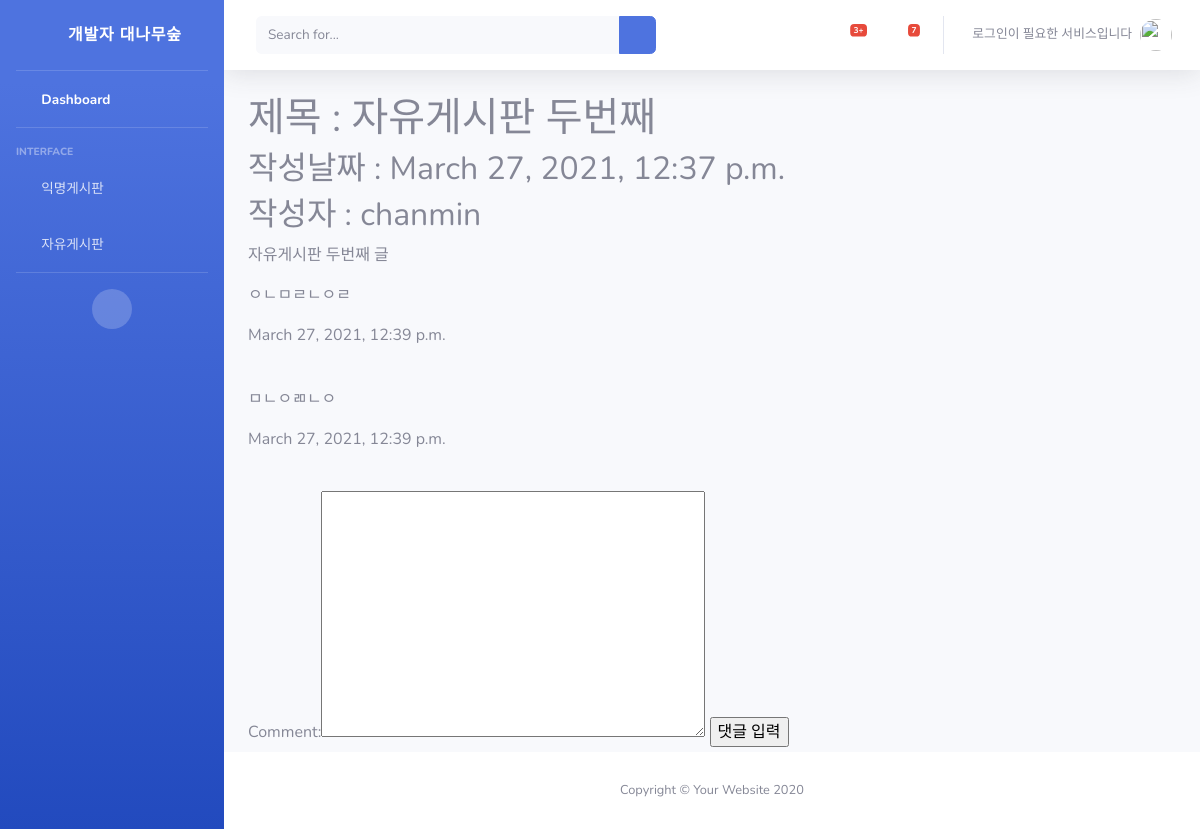
/freedetail/2, run on the app's committed database.
### snsapp/models.py (models this page shows, shortened)
class FreePost(models.Model) :
    title = models.CharField(max_length=200)
    body = models.TextField()
    date = models.DateTimeField(auto_now_add=True)
    author = models.ForeignKey(User, on_delete=models.CASCADE)

class FreeComment(models.Model):
    comment = models.TextField()
    date = models.DateTimeField(auto_now_add=True)
    post = models.ForeignKey(FreePost, null=True, blank=True, on_delete=models.CASCADE)
    def __str__(self) :
        return self.comment

### snsapp/views.py (the view)
# urls.py: path('freedetail/<int:post_id>', views.freedetail, name='freedetail'),
def freedetail(request, post_id):
    post_detail = get_object_or_404(FreePost, pk=post_id)
    comment_form = FreeCommentForm()
    return render(request, 'free_detail.html', {'post_detail':post_detail, 'comment_form':comment_form})

### snsapp/forms.py
class FreeCommentForm(forms.ModelForm) :
    class Meta :
        model = FreeComment
        fields = ['comment']

### snsapp/templates/free_detail.html (shortened to what this page needs)
{% extends 'base.html' %}
{% block content %}
<h1>제목 : {{ post_detail.title }}</h1>
<h2>작성날짜 : {{ post_detail.date}}</h2>
<h2>작성자 : {{ post_detail.author.username}}</h2>
<p>
    {{ post_detail.body }}
</p>
{% for comment in post_detail.freecomment_set.all %}
    <p>{{ comment }}</p>
    <p>{{ comment.date }}</p>
    <br/>
{% endfor %}
<form action="{% url 'new_freecomment' post_detail.id %}" method='POST'>
    {{ comment_form }}
    <input type="submit" value='댓글 입력'>
</form>
{% endblock %}

### data on the page
FreePost: title "자유게시판 두번째", date "March 27, 2021, 12:37 p.m.", author.username "chanmin", body "자유게시판 두번째 글"
FreeComment: comment "ㅇㄴㅁㄹㄴㅇㄹ", date "March 27, 2021, 12:39 p.m."
FreeComment: comment "ㅁㄴㅇㄻㄴㅇ", date "March 27, 2021, 12:39 p.m."
